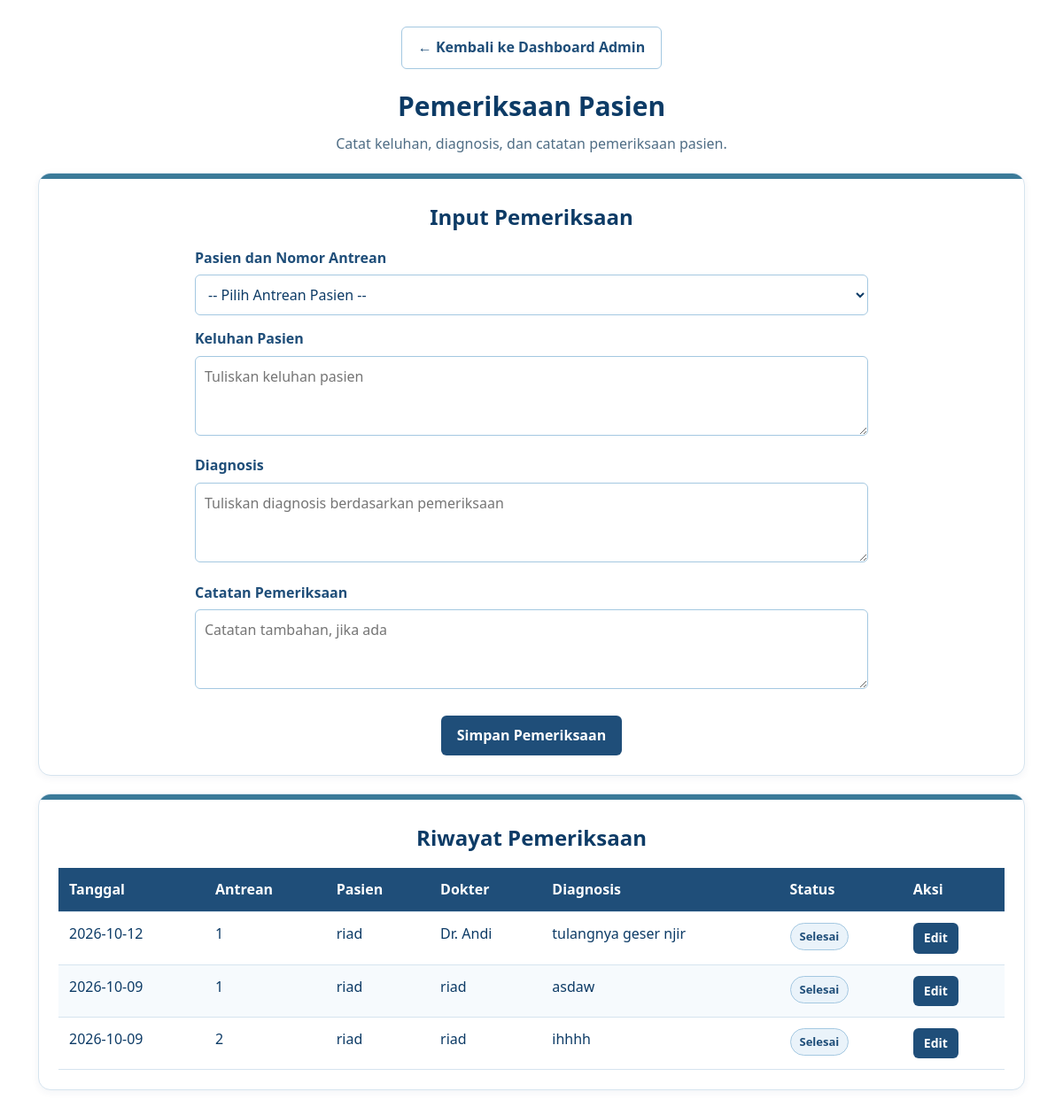
Screenshot of /admin/pemeriksaan.php (signed in) with the database file from the repository.
### tables this page shows
CREATE TABLE `antrean` (
  `id` int(11) NOT NULL,
  `pasien_id` int(11) NOT NULL,
  `dokter_id` int(11) NOT NULL,
  `tanggal` date NOT NULL,
  `nomor_antrean` int(11) NOT NULL,
  `status` enum('Menunggu','Dipanggil','Selesai','Batal') DEFAULT 'Menunggu',
  `created_at` timestamp NOT NULL DEFAULT current_timestamp()
);

CREATE TABLE `pasien` (
  `id` int(11) NOT NULL,
  `nik` varchar(20) DEFAULT NULL,
  `nama` varchar(100) NOT NULL,
  `tanggal_lahir` date DEFAULT NULL,
  `jenis_kelamin` enum('L','P') DEFAULT NULL,
  `alamat` text DEFAULT NULL,
  `no_hp` varchar(20) DEFAULT NULL,
  `created_at` timestamp NOT NULL DEFAULT current_timestamp(),
  `user_id` int(11) DEFAULT NULL
);

CREATE TABLE `dokter` (
  `id` int(11) NOT NULL,
  `nama` varchar(100) NOT NULL,
  `spesialisasi` varchar(100) DEFAULT NULL,
  `no_hp` varchar(20) DEFAULT NULL
);

CREATE TABLE `pemeriksaan` (
  `id` int(11) NOT NULL,
  `antrean_id` int(11) NOT NULL,
  `keluhan` text DEFAULT NULL,
  `diagnosis` text DEFAULT NULL,
  `catatan` text DEFAULT NULL,
  `tanggal_pemeriksaan` datetime DEFAULT current_timestamp()
);

### admin/pemeriksaan.php (the view, shortened to what this page needs)
<?php
require_once "../koneksi.php";
$edit = null;
$sql = "SELECT
            a.id AS antrean_id,
            a.nomor_antrean,
            a.tanggal,
            a.status,
            p.nama AS nama_pasien,
            p.nik,
            d.nama AS nama_dokter,
            pm.id AS pemeriksaan_id,
            pm.keluhan,
            pm.diagnosis,
            pm.catatan,
            pm.tanggal_pemeriksaan
        FROM antrean a
        JOIN pasien p ON a.pasien_id = p.id
        JOIN dokter d ON a.dokter_id = d.id
        LEFT JOIN pemeriksaan pm ON pm.antrean_id = a.id
        WHERE a.status != 'Batal'
        ORDER BY a.tanggal DESC, a.nomor_antrean ASC";
$stmt = $pdo->query($sql);
$daftarAntrean = $stmt->fetchAll(PDO::FETCH_ASSOC);
function e($nilai) {
    return htmlspecialchars((string) $nilai, ENT_QUOTES, "UTF-8");
}
?>
<!DOCTYPE html>
<html lang="id">
<head>
</head>
<body>
    <main class="content">
        <a class="top-link" href="index.php">← Kembali ke Dashboard Admin</a>
        <h1>Pemeriksaan Pasien</h1>
        <p class="subjudul">
            Catat keluhan, diagnosis, dan catatan pemeriksaan pasien.
        </p>
        <section class="panel">
            <h2>
                <?= $edit ? "Edit Hasil Pemeriksaan" : "Input Pemeriksaan" ?>
            </h2>
            <form method="POST" action="pemeriksaan.php" class="form-pemeriksaan">
                <label for="antrean_id">Pasien dan Nomor Antrean</label>
                <select id="antrean_id" name="antrean_id" required>
                    <option value="">-- Pilih Antrean Pasien --</option>
                </select>
                <label for="keluhan">Keluhan Pasien</label>
                <textarea id="keluhan" name="keluhan" required
                    placeholder="Tuliskan keluhan pasien"><?= e($edit["keluhan"] ?? "") ?></textarea>
                <label for="diagnosis">Diagnosis</label>
                <textarea id="diagnosis" name="diagnosis" required
                    placeholder="Tuliskan diagnosis berdasarkan pemeriksaan"><?= e($edit["diagnosis"] ?? "") ?></textarea>
                <label for="catatan">Catatan Pemeriksaan</label>
                <textarea id="catatan" name="catatan"
                    placeholder="Catatan tambahan, jika ada"><?= e($edit["catatan"] ?? "") ?></textarea>
                <div class="form-actions">
                    <button type="submit" class="button">
                        <?= $edit ? "Simpan Perubahan" : "Simpan Pemeriksaan" ?>
                    </button>
                </div>
            </form>
        </section>
        <section class="panel">
            <h2>Riwayat Pemeriksaan</h2>
            <div class="table-wrap">
                <table>
                    <thead>
                        <tr>
                            <th>Tanggal</th>
                            <th>Antrean</th>
                            <th>Pasien</th>
                            <th>Dokter</th>
                            <th>Diagnosis</th>
                            <th>Status</th>
                            <th>Aksi</th>
                        </tr>
                    </thead>
                    <tbody>
                    <?php
                    foreach ($daftarAntrean as $a):
                        if (!$a["pemeriksaan_id"]) {
                            continue;
                        }
                    ?>
                        <tr>
                            <td><?= e($a["tanggal"]) ?></td>
                            <td><?= e($a["nomor_antrean"]) ?></td>
                            <td><?= e($a["nama_pasien"]) ?></td>
                            <td><?= e($a["nama_dokter"]) ?></td>
                            <td><?= e($a["diagnosis"]) ?></td>
                            <td>
                                <span class="status"><?= e($a["status"]) ?></span>
                            </td>
                            <td>
                                <a
                                    class="button button-small"
                                    href="pemeriksaan.php?edit=<?= (int) $a["antrean_id"] ?>"
                                >
                                    Edit
                                </a>
                            </td>
                        </tr>
                    <?php endforeach; ?>
                    </tbody>
                </table>
            </div>
        </section>
    </main>
</body>
</html>

### admin/pemeriksaan.php (style rules this page uses)
:root { --white: #ffffff; --tint: #eaf3fa; --border: #d6e4ef; --blue-100: #a4c8e1; --blue-300: #6fa3d8; --teal-500: #3b7a99; --blue-700: #1f4e79; --navy-900: #0d3b66; --text: #0d3b66; --text-muted: #4f6d85; --radius-sm: 6px; --radius-lg: 14px; --shadow: 0 2px 10px rgba(13, 59, 102, 0.06); --transition: 0.2s ease; }
* { box-sizing: border-box; }
body { margin: 0; background: var(--white); color: var(--text); font-family: "Segoe UI", Arial, sans-serif; line-height: 1.6; }
.content { max-width: 1150px; margin: 30px auto; padding: 0 18px; }
.content > h1 { margin: 0 0 6px; color: var(--navy-900); font-size: 30px; text-align: center; }
.content > p.subjudul { margin: 0 0 16px; color: var(--text-muted); text-align: center; }
.top-link { display: table; margin: 0 auto 18px; padding: 10px 18px; background: var(--white); color: var(--blue-700); font-weight: bold; text-decoration: none; border: 1px solid var(--blue-100); border-radius: var(--radius-sm); transition: background var(--transition), border-color var(--transition); }
.panel { position: relative; overflow: hidden; margin-top: 20px; padding: 30px 22px 22px; background: var(--white); border: 1px solid var(--border); border-radius: var(--radius-lg); box-shadow: var(--shadow); }
.panel::before { content: ""; position: absolute; inset: 0 0 auto 0; height: 6px; background: var(--teal-500); }
.panel h2 { margin: 0 0 14px; color: var(--navy-900); text-align: center; }
.form-pemeriksaan { max-width: 760px; margin: 0 auto; }
label { display: block; margin: 14px 0 6px; color: var(--blue-700); font-weight: bold; }
input, select, textarea { width: 100%; padding: 10px; background: var(--white); color: var(--text); font: inherit; border: 1px solid var(--blue-100); border-radius: var(--radius-sm); transition: border-color var(--transition), box-shadow var(--transition); }
textarea { min-height: 90px; resize: vertical; }
.form-actions { display: flex; justify-content: center; gap: 10px; flex-wrap: wrap; margin-top: 22px; }
.button { display: inline-block; padding: 10px 18px; background: var(--blue-700); color: var(--white); font: inherit; font-weight: bold; text-decoration: none; border: none; border-radius: var(--radius-sm); cursor: pointer; transition: background var(--transition); }
.button-small { padding: 6px 12px; font-size: 14px; }
.table-wrap { overflow-x: auto; }
table { width: 100%; min-width: 820px; border-collapse: collapse; background: var(--white); }
th, td { padding: 12px; text-align: left; vertical-align: top; border: none; border-bottom: 1px solid var(--border); }
th { background: var(--blue-700); color: var(--white); }
tbody tr:nth-child(even) { background: #f6fafd; }
.status { display: inline-block; padding: 4px 10px; background: var(--tint); color: var(--blue-700); font-size: 13px; font-weight: bold; white-space: nowrap; border: 1px solid var(--blue-100); border-radius: 999px; }

### rows the page displays
antrean: tanggal "2026-10-12", nomor_antrean "1", pasien.nama "riad", dokter.nama "Dr. Andi", pemeriksaan.diagnosis "tulangnya geser njir", status "Selesai"
antrean: tanggal "2026-10-09", nomor_antrean "1", pasien.nama "riad", dokter.nama "riad", pemeriksaan.diagnosis "asdaw", status "Selesai"
antrean: tanggal "2026-10-09", nomor_antrean "2", pasien.nama "riad", dokter.nama "riad", pemeriksaan.diagnosis "ihhhh", status "Selesai"
